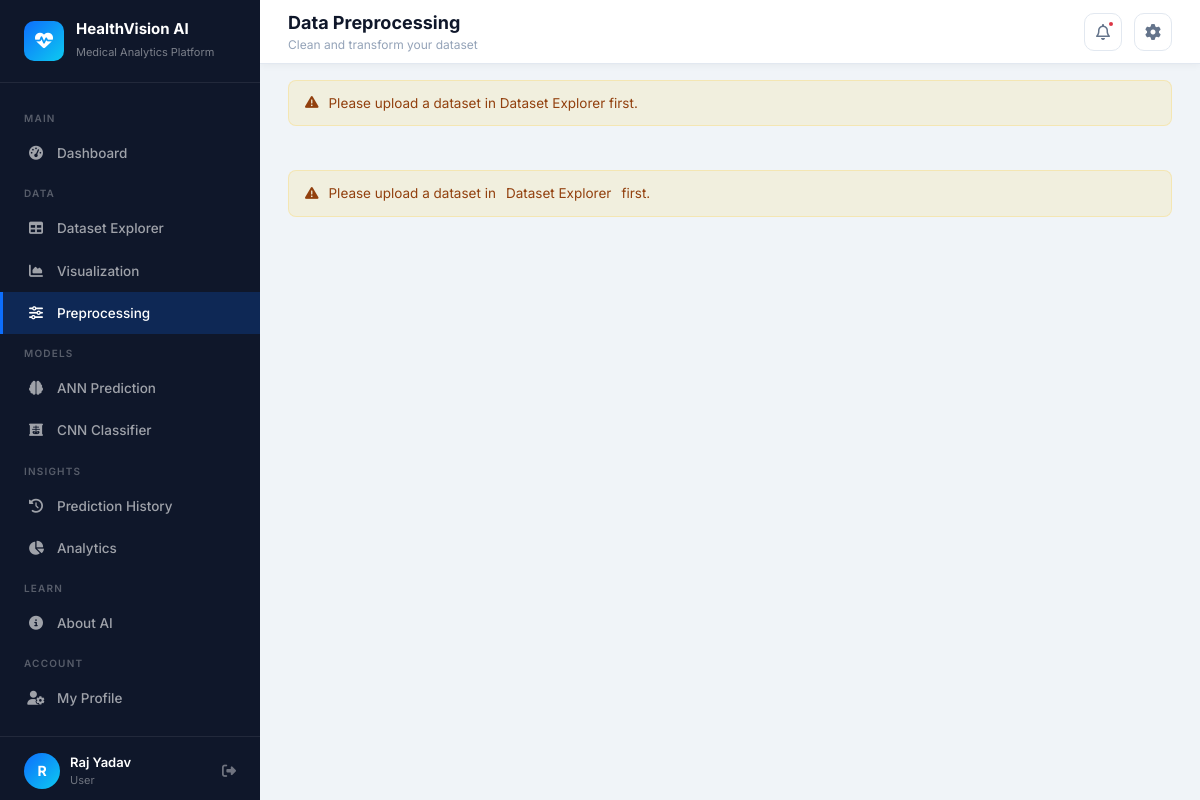
/preprocessing (signed in), run on the app's committed database.
### database/models.py (models this page shows, shortened)
class User(UserMixin, db.Model):
    __tablename__ = 'users'
    id = db.Column(db.Integer, primary_key=True)
    username = db.Column(db.String(80), unique=True, nullable=False)
    email = db.Column(db.String(120), unique=True, nullable=False)
    password_hash = db.Column(db.String(256), nullable=False)
    role = db.Column(db.String(20), default='user')
    created_at = db.Column(db.DateTime, default=datetime.utcnow)
    predictions = db.relationship('PredictionHistory', backref='user', lazy=True)

### routes/preprocessing.py (the view, shortened to what this page needs)
@preprocess_bp.route('/preprocessing', methods=['GET', 'POST'])
@login_required
def index():
    df = _load_df()
    steps = []
    result_info = None
    if df is None:
        flash('Please upload a dataset in Dataset Explorer first.', 'warning')
        return render_template('modules/preprocessing.html', steps=steps, has_data=False)

### routes/preprocessing.py (called while the page is built)
def _load_df() -> pd.DataFrame | None:
    fname = session.get('explorer_file')
    if not fname:
        return None
    path = os.path.join(Config.UPLOAD_FOLDER, fname)
    return pd.read_csv(path) if os.path.exists(path) else None

### templates/modules/preprocessing.html (shortened to what this page needs)
{% extends "base.html" %}
{% block page_title %}<span>Data Preprocessing</span><small>Clean and transform your dataset</small>{% endblock %}
{% block content %}
{% if not has_data %}
<div class="hv-alert warning">
    <i class="fa-solid fa-triangle-exclamation"></i>
    Please upload a dataset in <a href="{{ url_for('explorer.index') }}">Dataset Explorer</a> first.
</div>
{% endif %}
{% endblock %}

### templates/base.html (shortened to what this page needs)
<!DOCTYPE html>
<html lang="en">
<head>
    <link href="https://cdnjs.cloudflare.com/ajax/libs/font-awesome/6.5.0/css/all.min.css" rel="stylesheet">
    <link href="https://cdn.jsdelivr.net/npm/bootstrap@5.3.3/dist/css/bootstrap.min.css" rel="stylesheet">
    <link href="{{ url_for('static', filename='css/main.css') }}" rel="stylesheet">
</head>
<body>
<aside class="sidebar" id="sidebar">
    <div class="sidebar-brand">
        <div class="brand-icon"><i class="fa-solid fa-heart-pulse"></i></div>
        <div class="brand-text">
            <h5>HealthVision AI</h5>
            <small>Medical Analytics Platform</small>
        </div>
    </div>
    <nav class="sidebar-nav">
        <div class="nav-section-label">Main</div>
        <a href="{{ url_for('dashboard.index') }}" class="sidebar-link {% if request.endpoint == 'dashboard.index' %}active{% endif %}">
            <i class="fa-solid fa-gauge-high"></i> Dashboard
        </a>
        <div class="nav-section-label">Data</div>
        <a href="{{ url_for('explorer.index') }}" class="sidebar-link {% if 'explorer' in request.endpoint %}active{% endif %}">
            <i class="fa-solid fa-table"></i> Dataset Explorer
        </a>
        <a href="{{ url_for('viz.index') }}" class="sidebar-link {% if 'viz' in request.endpoint %}active{% endif %}">
            <i class="fa-solid fa-chart-area"></i> Visualization
        </a>
        <a href="{{ url_for('preprocess.index') }}" class="sidebar-link {% if 'preprocess' in request.endpoint %}active{% endif %}">
            <i class="fa-solid fa-sliders"></i> Preprocessing
        </a>
        <div class="nav-section-label">Models</div>
        <a href="{{ url_for('ann.index') }}" class="sidebar-link {% if 'ann' in request.endpoint %}active{% endif %}">
            <i class="fa-solid fa-brain"></i> ANN Prediction
        </a>
        <a href="{{ url_for('cnn.index') }}" class="sidebar-link {% if 'cnn' in request.endpoint %}active{% endif %}">
            <i class="fa-solid fa-x-ray"></i> CNN Classifier
        </a>
        <div class="nav-section-label">Insights</div>
        <a href="{{ url_for('history.index') }}" class="sidebar-link {% if 'history' in request.endpoint %}active{% endif %}">
            <i class="fa-solid fa-clock-rotate-left"></i> Prediction History
        </a>
        <a href="{{ url_for('analytics.index') }}" class="sidebar-link {% if 'analytics' in request.endpoint %}active{% endif %}">
            <i class="fa-solid fa-chart-pie"></i> Analytics
        </a>
        <div class="nav-section-label">Learn</div>
        <a href="{{ url_for('about.index') }}" class="sidebar-link {% if 'about' in request.endpoint %}active{% endif %}">
            <i class="fa-solid fa-circle-info"></i> About AI
        </a>
        <div class="nav-section-label">Account</div>
        <a href="{{ url_for('profile.index') }}" class="sidebar-link {% if 'profile' in request.endpoint %}active{% endif %}">
            <i class="fa-solid fa-user-gear"></i> My Profile
        </a>
    </nav>
    <div class="sidebar-footer">
        <div class="sidebar-user">
            <div class="avatar">{{ current_user.username[0].upper() }}</div>
            <div class="user-info">
                <div class="name">{{ current_user.username }}</div>
                <div class="role">{{ current_user.role | capitalize }}</div>
            </div>
            <a href="{{ url_for('auth.logout') }}" class="hv-tooltip" data-tip="Logout" style="color:rgba(255,255,255,0.4); font-size:14px;">
                <i class="fa-solid fa-right-from-bracket"></i>
            </a>
        </div>
    </div>
</aside>
<div class="main-wrapper">
    <header class="topbar">
        <div class="topbar-title">
            {% block page_title %}<span>Dashboard</span>{% endblock %}
        </div>
        <div class="topbar-actions">
            <div class="topbar-btn hv-tooltip" data-tip="Notifications">
                <i class="fa-regular fa-bell"></i>
                <span class="notif-dot"></span>
            </div>
            <div class="topbar-btn hv-tooltip" data-tip="Settings">
                <i class="fa-solid fa-gear"></i>
            </div>
        </div>
    </header>
    <div style="padding: 0 28px; margin-top: 16px;">
        {% with messages = get_flashed_messages(with_categories=true) %}
            {% for category, message in messages %}
                <div class="hv-alert {{ category }}">
                    <i class="fa-solid {% if category == 'success' %}fa-circle-check{% elif category == 'danger' %}fa-circle-xmark{% elif category == 'warning' %}fa-triangle-exclamation{% else %}fa-circle-info{% endif %}"></i>
                    {{ message }}
                </div>
            {% endfor %}
        {% endwith %}
    </div>
    <main class="page-content">
        {% block content %}{% endblock %}
    </main>
</div>
</body>
</html>

### static/css/main.css (style rules this page uses)
:root { --primary: #0d6efd; --primary-dark: #0a58ca; --teal: #0dcaf0; --teal-dark: #0aa2c0; --success: #198754; --warning: #ffc107; --danger: #dc3545; --sidebar-bg: #0f172a; --sidebar-width: 260px; --topbar-height: 64px; --card-radius: 12px; --transition: all 0.25s ease; --shadow: 0 4px 20px rgba(0,0,0,0.08); --shadow-hover: 0 8px 30px rgba(0,0,0,0.15); }
*, *::before, *::after { box-sizing: border-box; margin: 0; padding: 0; }
body { font-family: 'Inter', 'Segoe UI', sans-serif; background: #f0f4f8; color: #1e293b; overflow-x: hidden; }
a { text-decoration: none; color: inherit; }
.sidebar { position: fixed; top: 0; left: 0; width: var(--sidebar-width); height: 100vh; background: var(--sidebar-bg); display: flex; flex-direction: column; z-index: 1000; transition: var(--transition); overflow-y: auto; overflow-x: hidden; }
.sidebar-brand { padding: 20px 24px; border-bottom: 1px solid rgba(255,255,255,0.08); display: flex; align-items: center; gap: 12px; }
.sidebar-brand .brand-icon { width: 40px; height: 40px; border-radius: 10px; background: linear-gradient(135deg, var(--primary), var(--teal)); display: flex; align-items: center; justify-content: center; font-size: 18px; color: white; flex-shrink: 0; }
.sidebar-brand .brand-text { color: white; }
.sidebar-brand .brand-text h5 { font-size: 15px; font-weight: 700; margin: 0; }
.sidebar-brand .brand-text small { font-size: 11px; color: rgba(255,255,255,0.45); }
.sidebar-nav { padding: 16px 0; flex: 1; }
.nav-section-label { font-size: 10px; font-weight: 600; letter-spacing: 1.2px; color: rgba(255,255,255,0.3); text-transform: uppercase; padding: 12px 24px 6px; }
.sidebar-link { display: flex; align-items: center; gap: 12px; padding: 11px 24px; color: rgba(255,255,255,0.6); font-size: 13.5px; font-weight: 500; transition: var(--transition); position: relative; border-left: 3px solid transparent; }
.sidebar-link.active { color: white; background: rgba(13,110,253,0.2); border-left-color: var(--primary); }
.sidebar-link i { width: 18px; text-align: center; font-size: 14px; }
.sidebar-footer { padding: 16px 24px; border-top: 1px solid rgba(255,255,255,0.08); }
.sidebar-user { display: flex; align-items: center; gap: 10px; }
.sidebar-user .avatar { width: 36px; height: 36px; border-radius: 50%; background: linear-gradient(135deg, var(--primary), var(--teal)); display: flex; align-items: center; justify-content: center; color: white; font-weight: 700; font-size: 14px; flex-shrink: 0; }
.sidebar-user .user-info { flex: 1; min-width: 0; }
.sidebar-user .user-info .name { font-size: 13px; font-weight: 600; color: white; white-space: nowrap; overflow: hidden; text-overflow: ellipsis; }
.sidebar-user .user-info .role { font-size: 11px; color: rgba(255,255,255,0.4); }
.main-wrapper { margin-left: var(--sidebar-width); min-height: 100vh; display: flex; flex-direction: column; transition: var(--transition); }
.topbar { height: var(--topbar-height); background: white; border-bottom: 1px solid #e2e8f0; display: flex; align-items: center; padding: 0 28px; gap: 16px; position: sticky; top: 0; z-index: 900; box-shadow: 0 1px 8px rgba(0,0,0,0.05); }
.topbar-title { font-size: 18px; font-weight: 700; color: #0f172a; flex: 1; }
.topbar-title small { font-size: 12px; font-weight: 400; color: #94a3b8; display: block; }
.topbar-actions { display: flex; align-items: center; gap: 12px; }
.topbar-btn { width: 38px; height: 38px; border-radius: 10px; border: 1px solid #e2e8f0; background: white; display: flex; align-items: center; justify-content: center; color: #64748b; cursor: pointer; transition: var(--transition); position: relative; }
.topbar-btn .notif-dot { position: absolute; top: 6px; right: 6px; width: 8px; height: 8px; border-radius: 50%; background: var(--danger); border: 2px solid white; }
.page-content { padding: 28px; flex: 1; }
.hv-alert { padding: 12px 16px; border-radius: 8px; font-size: 13.5px; margin-bottom: 16px; display: flex; align-items: center; gap: 10px; }
.hv-alert.warning { background: rgba(255,193,7,0.1); color: #92400e; border: 1px solid rgba(255,193,7,0.2); }
.hv-tooltip { position: relative; }
.hv-tooltip::after { content: attr(data-tip); position: absolute; bottom: calc(100% + 6px); left: 50%; transform: translateX(-50%); background: #0f172a; color: white; font-size: 11px; padding: 4px 10px; border-radius: 6px; white-space: nowrap; opacity: 0; pointer-events: none; transition: opacity 0.2s; }

### data on the page
User: username "R", username "Raj Yadav", role "User"

### other printed values
{{ message }} "Please upload a dataset in Dataset Explorer first."
